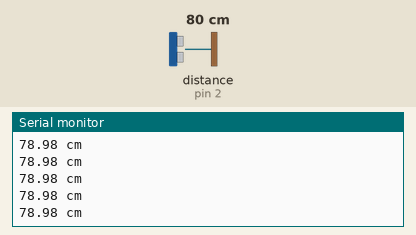
A sketch run on a simulated Arduino Uno, built with avr-gcc and run on an emulated ATmega328P. Shown: the last lines printed to the serial monitor. Wiring (inferred from the names in the program): ultrasonic range finder: trigger pin 13; echo pin 2. Inputs (shaded band) come from the test bench; at power-on: distance to the obstacle (sensor on pin 2) 80 cm. The echo pulse lasts 58.3 µs per cm.

Above: at 1.2 s.
1.3 s: distance to the obstacle (sensor on pin 2) set to 120 cm
At 1.49 s:
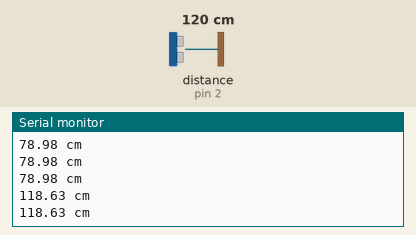
4.3 s: distance to the obstacle (sensor on pin 2) set to 2 cm
At 4.3 s:
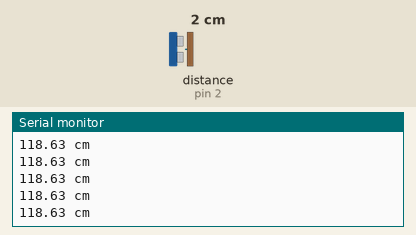
Timing chart, 0 to 7.3 s (numbered marks = the images above; inputs shaded):
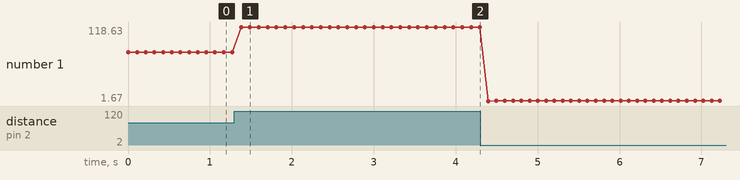

Measured:
- after the input at 1.3 s, the serial monitor: prints a new line after 0.08 s (image 1)
- plotted number 1: 78.98 → 118.63 after the input at 1.3 s, 118.63 → 1.68 after the input at 4.3 s

The sketch:

code5.ino
```cpp
/*-------------------------
HCS-R04を使用した距離の取得
-------------------------*/

int trig = 13; // 出力ピン
int echo = 2; // 入力ピン

int val1=0;
int val2=0;
int value=0;
int number = 0;
int value_of_cds = 0;

byte pinout1=10;
byte pinout2=12;

void setup() {

  pinMode(trig,OUTPUT);
  pinMode(echo,INPUT);

  Serial.begin(9600); //モニターに出力するための設定

}

void loop() {

  //========================================
  // 超音波の出力終了
  digitalWrite(trig,LOW);
  delayMicroseconds(1);
  // 超音波を出力
  digitalWrite(trig,HIGH);
  delayMicroseconds(11);
  // 超音波を出力終了
  digitalWrite(trig,LOW);
  // 出力した超音波が返って来る時間を計測
  int t = pulseIn(echo,HIGH);
  // 計測した時間と音速から反射物までの距離を計算
  float distance = t*0.017;
  // 計算結果をシリアル通信で出力
  Serial.print(distance);
  Serial.println(" cm");

  //============================================

  delay(100);
}
```
